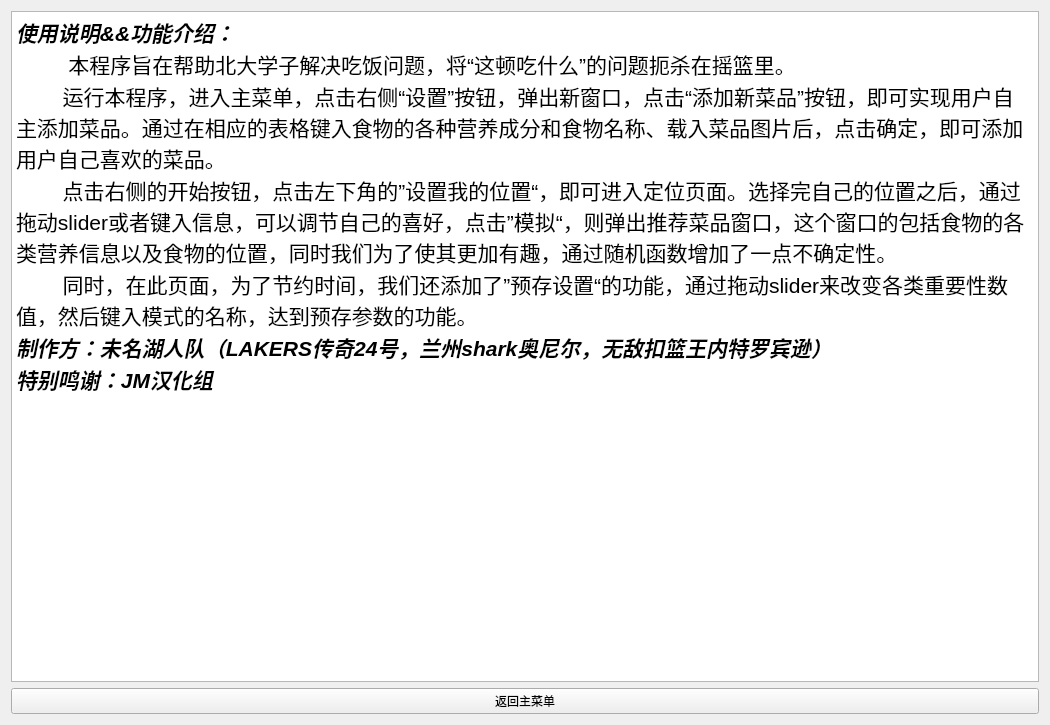
<?xml version="1.0" encoding="UTF-8"?>
<ui version="4.0">
 <class>IntroPage</class>
 <widget class="QWidget" name="IntroPage">
  <property name="geometry">
   <rect>
    <x>0</x>
    <y>0</y>
    <width>1050</width>
    <height>725</height>
   </rect>
  </property>
  <property name="minimumSize">
   <size>
    <width>1050</width>
    <height>725</height>
   </size>
  </property>
  <property name="maximumSize">
   <size>
    <width>1050</width>
    <height>725</height>
   </size>
  </property>
  <property name="windowTitle">
   <string>介绍</string>
  </property>
  <layout class="QVBoxLayout" name="verticalLayout_2">
   <item>
    <layout class="QVBoxLayout" name="verticalLayout">
     <item>
      <widget class="QTextBrowser" name="textBrowser">
       <property name="html">
        <string>&lt;!DOCTYPE HTML PUBLIC &quot;-//W3C//DTD HTML 4.0//EN&quot; &quot;http://www.w3.org/TR/REC-html40/strict.dtd&quot;&gt;
&lt;html&gt;&lt;head&gt;&lt;meta name=&quot;qrichtext&quot; content=&quot;1&quot; /&gt;&lt;meta charset=&quot;utf-8&quot; /&gt;&lt;style type=&quot;text/css&quot;&gt;
p, li { white-space: pre-wrap; }
hr { height: 1px; border-width: 0; }
li.unchecked::marker { content: &quot;\2610&quot;; }
li.checked::marker { content: &quot;\2612&quot;; }
&lt;/style&gt;&lt;/head&gt;&lt;body style=&quot; font-family:'Microsoft YaHei UI'; font-size:9pt; font-weight:400; font-style:normal;&quot;&gt;
&lt;p style=&quot; margin-top:0px; margin-bottom:0px; margin-left:0px; margin-right:0px; -qt-block-indent:0; text-indent:0px;&quot;&gt;&lt;span style=&quot; font-size:16pt; font-weight:700; font-style:italic;&quot;&gt;使用说明&amp;amp;&amp;amp;功能介绍：&lt;/span&gt;&lt;/p&gt;
&lt;p style=&quot; margin-top:0px; margin-bottom:0px; margin-left:0px; margin-right:0px; -qt-block-indent:0; text-indent:0px;&quot;&gt;&lt;span style=&quot; font-size:18pt;&quot;&gt;       &lt;/span&gt;&lt;span style=&quot; font-size:16pt;&quot;&gt; 本程序旨在帮助北大学子解决吃饭问题，将“这顿吃什么”的问题扼杀在摇篮里。&lt;/span&gt;&lt;/p&gt;
&lt;p style=&quot; margin-top:0px; margin-bottom:0px; margin-left:0px; margin-right:0px; -qt-block-indent:0; text-indent:0px;&quot;&gt;&lt;span style=&quot; font-size:16pt;&quot;&gt;        运行本程序，进入主菜单，点击右侧“设置”按钮，弹出新窗口，点击“添加新菜品”按钮，即可实现用户自主添加菜品。通过在相应的表格键入食物的各种营养成分和食物名称、载入菜品图片后，点击确定，即可添加用户自己喜欢的菜品。&lt;/span&gt;&lt;/p&gt;
&lt;p style=&quot; margin-top:0px; margin-bottom:0px; margin-left:0px; margin-right:0px; -qt-block-indent:0; text-indent:0px;&quot;&gt;&lt;span style=&quot; font-size:16pt;&quot;&gt;        点击右侧的开始按钮，点击左下角的”设置我的位置“，即可进入定位页面。选择完自己的位置之后，通过拖动slider或者键入信息，可以调节自己的喜好，点击”模拟“，则弹出推荐菜品窗口，这个窗口的包括食物的各类营养信息以及食物的位置，同时我们为了使其更加有趣，通过随机函数增加了一点不确定性。&lt;/span&gt;&lt;/p&gt;
&lt;p style=&quot; margin-top:0px; margin-bottom:0px; margin-left:0px; margin-right:0px; -qt-block-indent:0; text-indent:0px;&quot;&gt;&lt;span style=&quot; font-size:16pt;&quot;&gt;        同时，在此页面，为了节约时间，我们还添加了”预存设置“的功能，通过拖动slider来改变各类重要性数值，然后键入模式的名称，达到预存参数的功能。&lt;/span&gt;&lt;/p&gt;
&lt;p style=&quot; margin-top:0px; margin-bottom:0px; margin-left:0px; margin-right:0px; -qt-block-indent:0; text-indent:0px;&quot;&gt;&lt;span style=&quot; font-size:16pt; font-weight:700; font-style:italic;&quot;&gt;制作方：未名湖人队（LAKERS传奇24号，兰州shark奥尼尔，无敌扣篮王内特罗宾逊）&lt;/span&gt;&lt;/p&gt;
&lt;p style=&quot; margin-top:0px; margin-bottom:0px; margin-left:0px; margin-right:0px; -qt-block-indent:0; text-indent:0px;&quot;&gt;&lt;span style=&quot; font-size:16pt; font-weight:700; font-style:italic;&quot;&gt;特别鸣谢：JM汉化组&lt;/span&gt;&lt;/p&gt;
&lt;p style=&quot;-qt-paragraph-type:empty; margin-top:0px; margin-bottom:0px; margin-left:0px; margin-right:0px; -qt-block-indent:0; text-indent:0px; font-size:16pt; font-weight:700; font-style:italic;&quot;&gt;&lt;br /&gt;&lt;/p&gt;&lt;/body&gt;&lt;/html&gt;</string>
       </property>
      </widget>
     </item>
    </layout>
   </item>
   <item>
    <widget class="QPushButton" name="pushButton">
     <property name="cursor">
      <cursorShape>PointingHandCursor</cursorShape>
     </property>
     <property name="text">
      <string>返回主菜单</string>
     </property>
    </widget>
   </item>
  </layout>
 </widget>
 <resources/>
 <connections/>
</ui>
